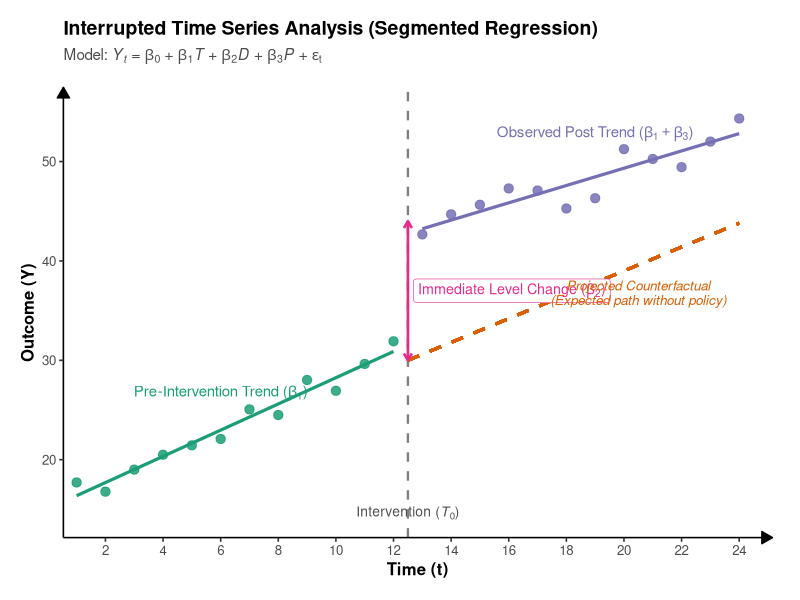

R code for this plot:
## ---- chunk 1
library(ggplot2)
library(dplyr)

# 1. Setup Parameters & Time Vector
set.seed(42)
t_max <- 24
t_int <- 12  # Intervention point (T0)

time <- 1:t_max
intervention <- ifelse(time > t_int, 1, 0)
time_after <- ifelse(time > t_int, time - t_int, 0)

# True parameters: Y = b0 + b1*T + b2*D + b3*P + e
b0 <- 15     # Baseline intercept
b1 <- 1.2    # Baseline slope
b2 <- 14     # Immediate level jump
b3 <- -0.4   # Post-intervention slope change (trend moderates/levels off)

mu_observed <- b0 + b1 * time + b2 * intervention + b3 * time_after
y_observed <- mu_observed + rnorm(t_max, mean = 0, sd = 1.1)

# Counterfactual trajectory (what would have happened without intervention)
counterfactual <- b0 + b1 * time

df <- data.frame(
  Time = time,
  Outcome = y_observed,
  Intervention = factor(intervention, labels = c("Pre", "Post")),
  Counterfactual = counterfactual
)

# 2. Key Coordinates for Annotations
cf_at_int <- b0 + b1 * t_int
post_at_int <- cf_at_int + b2

# 3. Build ggplot
p <- ggplot(df, aes(x = Time, y = Outcome)) +
  # Intervention threshold line
  geom_vline(xintercept = t_int + 0.5, linetype = "dashed", color = "gray50", linewidth = 0.8) +
  
  # Counterfactual line (post-intervention projection)
  geom_segment(
    aes(x = t_int + 0.5, y = b0 + b1 * (t_int + 0.5),
        xend = t_max, yend = b0 + b1 * t_max),
    linetype = "dashed", color = "#D95F02", linewidth = 1
  ) +
  
  # Pre-intervention fitted regression line
  geom_smooth(
    data = filter(df, Time <= t_int),
    method = "lm", formula = y ~ x, se = FALSE,
    color = "#1B9E77", linewidth = 1.1
  ) +
  
  # Post-intervention fitted regression line
  geom_smooth(
    data = filter(df, Time > t_int),
    method = "lm", formula = y ~ x, se = FALSE,
    color = "#7570B3", linewidth = 1.1
  ) +
  
  # Observed data points
  geom_point(aes(color = Intervention), size = 2.8, alpha = 0.85) +
  scale_color_manual(values = c("Pre" = "#1B9E77", "Post" = "#7570B3"), guide = "none") +
  
  # Level jump arrow & label
  annotate(
    "segment",
    x = t_int + 0.5, xend = t_int + 0.5,
    y = b0 + b1 * (t_int + 0.5), yend = b0 + b1 * (t_int + 0.5) + b2,
    arrow = arrow(ends = "both", length = unit(0.2, "cm")),
    color = "#E7298A", linewidth = 0.9
  ) +
  annotate(
    "label",
    x = t_int + 0.7, y = b0 + b1 * (t_int + 0.5) + (b2 / 2),
    label = "paste('Immediate Level Change (', beta[2], ')')",
    parse = TRUE,
    hjust = 0, size = 3.6, fontface = "bold", color = "#E7298A",
    fill = "white", label.size = 0.2
  ) +
  
  # Text labels for trends
  annotate(
    "text", x = 6, y = b0 + b1 * 6 + 4.5,
    label = "paste('Pre-Intervention Trend (', beta[1], ')')",
    parse = TRUE,
    color = "#1B9E77", fontface = "bold", size = 3.8
  ) +
  annotate(
    "text", x = 19, y = (b0 + b1 * 19 + b2 + b3 * (19 - t_int)) + 3.8,
    label = "paste('Observed Post Trend (', beta[1] + beta[3], ')')",
    parse = TRUE,
    color = "#7570B3", fontface = "bold", size = 3.8
  ) +
  annotate(
    "text", x = 20.5, y = b0 + b1 * 20.5 - 2.8,
    label = "Projected Counterfactual\n(Expected path without policy)",
    color = "#D95F02", fontface = "italic", size = 3.4, lineheight = 0.9
  ) +
  annotate(
    "text", x = t_int + 0.5, y = min(df$Outcome) - 1.5,
    label = "paste('Intervention (', italic(T)[0], ')')",
    parse = TRUE,
    color = "gray30", fontface = "bold", size = 3.5, vjust = 1
  ) +
  
  # Scales & Clean Theme
  scale_x_continuous(breaks = seq(2, t_max, by = 2), expand = expansion(mult = c(0.02, 0.05))) +
  scale_y_continuous(expand = expansion(mult = c(0.08, 0.08))) +
  labs(
    title = "Interrupted Time Series Analysis (Segmented Regression)",
    subtitle = expression(paste("Model: ", italic(Y[t]), " = ", beta[0], " + ", beta[1], italic(T), " + ", beta[2], italic(D), " + ", beta[3], italic(P), " + ", epsilon[t])),
    x = "Time (t)",
    y = "Outcome (Y)"
  ) +
  theme_classic(base_size = 12) +
  theme(
    plot.title = element_text(face = "bold", size = 14),
    plot.subtitle = element_text(color = "gray30", size = 11, margin = margin(b = 14)),
    axis.line = element_line(arrow = arrow(type = "closed", length = unit(0.12, "inches"))),
    axis.title = element_text(face = "bold"),
    plot.margin = margin(t = 15, r = 20, b = 15, l = 15)
  )

# Display
print(p)
